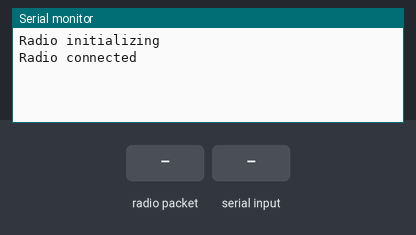
A sketch run on a simulated Arduino Uno, built with avr-gcc and run on an emulated ATmega328P. On the bench: the last lines printed to the serial monitor. The inputs (shaded band) are chosen by the test bench. No radio packets arrive unless stated.

Above: at 1.4 s.
1.5 s: radio packet "1" arrives
At 2.4 s:
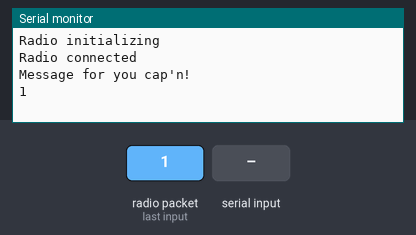
3.0 s: "1\n" received over Serial
At 3.5 s:
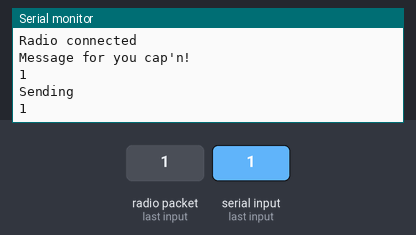

The sketch:

RadioRelayV2.ino
```cpp
// ---- Radio Relay version 2 by Zack "Snow" Podany
// ----
// ---- This program assumes you have an nRF24L01 board connected via SPI to an Arduino or compatable board
// ---- using standard SPI pinouts.  Typically this is:
// ---- CE to pin 7
// ---- CSN to pin 8
// ---- SCK to pin 13
// ---- MOSI to pin 11
// ---- MISO to pin 12
// ---- IRQ ignored
// ----
// ---- This pinout is known to work for Arduino Uno and Nano, as well as Teensy 3.x
// ----
// ---- The purpose of this program is to provide for easy 2 way radio communication in prototyping wireless
// ---- circuits.  Text entered into the serial terminal will be transmitted through the radio, while text
// ---- received in the radio will be outputted to the serial terminal.

#include <RF24.h>
#include <nRF24L01.h>
#include <SPI.h>
#include <Wire.h>

// -- Begin address assignment.  On one of the 2 boards, the addresses should be flipped

#define ADDR1 "arf02"
#define ADDR2 "arf01"

// -- End address assignment.

RF24 radio(7, 8); // CE, CSN not the other way around Snow!
const byte address[][6] = {ADDR1, ADDR2};

void setup() {
  Serial.begin(115200);                           // Talkback
  delay(250);                                     // To ensure radio initializes
  Serial.println("Radio initializing");

  radio.begin();
  radio.setChannel(108);                          // Generally outside WiFi interference range
  radio.openWritingPipe(address[0]);
  radio.openReadingPipe(1, address[1]);
  radio.setPALevel(RF24_PA_LOW);                  // PA Low works over a distance of several feet, only increase if range is an issue
  radio.startListening();

  if (radio.isChipConnected()) Serial.println("Radio connected"); else Serial.println("Radio is not connected");
}

void loop() {
  radioUpdate();
  serialUpdate();
}

// ------------------------------------------------------
// custom functions
// ------------------------------------------------------

void serialUpdate() {
  char buf[32] = "";                            // Input buffer object, max length of 32 characters per line sent.
  uint16_t i = 0;
  if (Serial.available()) {                     // If there is serial data waiting to be read
    Serial.print("Sending ");
    radio.stopListening();                      // MUST stop listening before sending or system will hang.

    while (Serial.available()) {                // While there is serial data waiting to be read

      buf[i] = Serial.read();                   // Read a single character into the command buffer.
      i++;

    }

    radio.write(&buf, i);                       // Write the command buffer to the radio.
    Serial.print('\n');                         // Write a line break since these are rarely transmitted
    Serial.println(buf);                        // Print back the command for the record
    Serial.print('\n');
    radio.startListening();                     // Resume listening for radio traffic
  }
}

void radioUpdate() {
  if (radio.available()) {                      // If there is radio data waiting to be read
    Serial.println("Message for you cap'n!");
    char gotmsg[32] = "";                       // Initialize the message variable
    uint16_t len = radio.getDynamicPayloadSize(); // Get the length of the radio message
    radio.read( &gotmsg, len );                 // Read the radio message into the message variable
    Serial.write(gotmsg);                       // Write the message out to the console
    Serial.write('\n');                         // Write a line break since these are rarely transmitted
  }
}
```

Measured:
- after the input at 1.5 s, the serial monitor: prints a new line at once (image 1)
- after the input at 3.0 s, the serial monitor: prints a new line at once (image 2)
